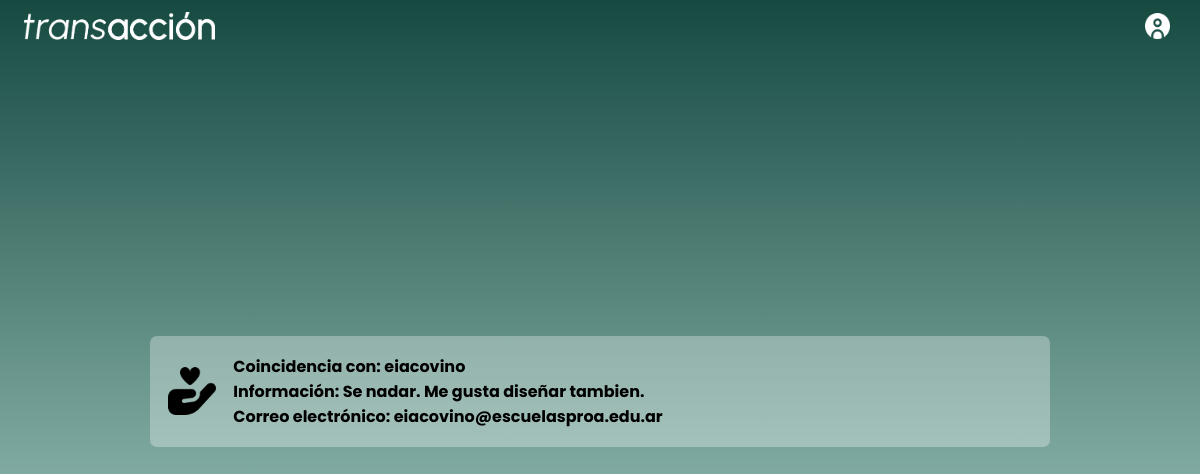
The app's page /messages.php (signed in) with its own data.
### tables this page shows
CREATE TABLE `users` (
  `id` int(6) NOT NULL,
  `username` varchar(50) NOT NULL,
  `password` varchar(255) NOT NULL,
  `email` varchar(100) NOT NULL,
  `to_date` datetime NOT NULL,
  `habilidades` text NOT NULL
);

### messages.php (the view, shortened to what this page needs)
<!DOCTYPE html>
<html>
<head>
	<link href="css/estilo.css?v=<?php echo time(); ?>" rel="stylesheet" type="text/css" />
</head>
<body>
	<header id="main_header">
		<img src="imgs/logo (2).png" id="logo" onclick="window.open('index.html', '_self')">
		<div id="group_of_buttons">
			<button class="bttn_header" onclick="window.open('actualizar.php', '_self')">
				<img src="imgs/icon2.png" class="icon_header">
			</button>
		</div>
	</header>
	<section id="home">
		<div id="matches">
			<?php
			$id = $_SESSION['id'];
			$con = mysqli_connect("127.0.0.1", "root", "", "transaccion");
			$sql="SELECT * FROM coincidencia WHERE (ID_A='$id' OR ID_B='$id') AND (MATCHA=1 AND MATCHB=1) ORDER BY ID_COINCIDENCIA ASC";
			$analizados=0;
			$i=0;
			if ($result=mysqli_query($con,$sql))
			{
				$numUsers=mysqli_num_rows($result);
				while ($analizados<$numUsers)
				{
					$found=FALSE;
					while($found==FALSE)
					{
						$sql="SELECT * FROM coincidencia WHERE ID_COINCIDENCIA='$i'";
						$result=mysqli_query($con,$sql);
						$row=mysqli_fetch_array($result);
						if ($row==TRUE and $row['MATCHA']==1 and $row['MATCHB']==1 and ($row[1]==$id or $row[2]==$id))
						{
							$found=TRUE;
							$analizados=$analizados+1;
							if($row['ID_A']==$id)
							{
								$otro= $row[2];
							}
							else
							{
								$otro= $row[1];
							}
							$sql="SELECT * FROM users WHERE id='$otro'";
							$result=mysqli_query($con,$sql);
							$row=mysqli_fetch_array($result);
							echo
							"
								<div class='match' style='background-color: #ffffff4f;display: flex;align-items: center;justify-content: flex-start;padding: 2%;margin-bottom: 2%;font-family: Poppins, arial;-moz-border-radius: 7px;-webkit-border-radius: 7px;  animation: appear 1s;'>
									<img src='imgs/pf.png' style='width: 6vh; margin-right: 2%;filter: invert(100%);'>
									<b>Coincidencia con: $row[1] <br>
									Información: $row[5] <br>
									Correo electrónico: $row[3]</b>
								</div>
							";
							$i=$i+1;
						}
						else
						{
							$i=$i+1;
						}
					}
				}
			}
			?>
		</div>
	</section>
</body>
</html>

### css/estilo.css (style rules this page uses)
body { background: linear-gradient(#164A41, #9dc8); margin: 0; padding: 0; display: flex; justify-content: flex-start; align-items: center; height: 100vh; flex-direction: column; font-family: 'Poppins', arial; }
header { z-index: 100; width: 100vw; height: 6.5vh; display: flex; border-bottom: transparent solid 0px; align-items: center; position: fixed; background: transparent; justify-content: space-between; }
section { width: 70%; margin-top: 7vh; }
#group_of_buttons { height: 52%; background: transparent; display: flex; margin-right: 3vh; }
.bttn_header { height: 100%; margin-left: 2vh; aspect-ratio: 1/1; background: transparent; border: 0px transparent solid; }
.icon_header { height: 100%; background: transparent; }
#logo { height: 52%; margin-left: 3vh; }
#home { height: 100vh; width: 100vw; margin:0; display: flex; align-items: center; justify-content: center; }
#matches { width: 75%; display: flex; flex-direction: column; max-width: 90%; }
.match { background-color: #ffffff4f; display: flex; align-items: center; justify-content: center; padding: 5%; font-family: 'Inter', arial; -moz-border-radius: 7px;-webkit-border-radius: 7px; }
@media only screen and (min-width: 768px) { button { cursor: pointer; } }

### records on screen
users: username "eiacovino", habilidades "Se nadar. Me gusta diseñar tambien.", email "eiacovino@escuelasproa.edu.ar"
